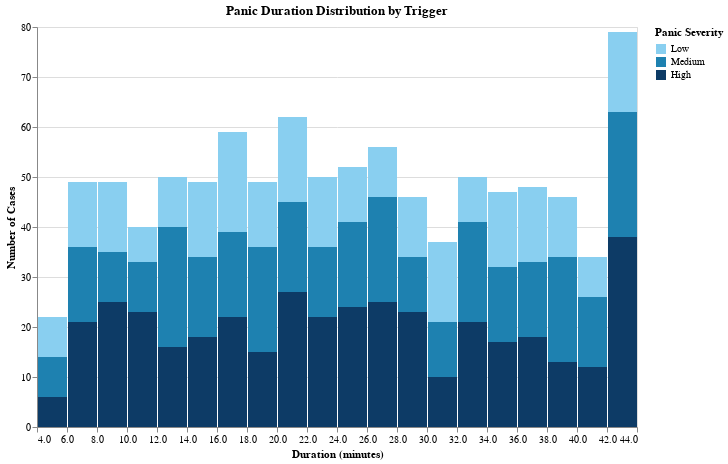

The cell this chart's notebook holds for it:
### Markdown cell above
# Panic Duration by Trigger

### Code cell
# Add "All" to the beginning of the sorted trigger list
trigger_options = ["All"] + sorted(df["Trigger"].unique())

# Set up dropdown with "All" as the default value
trigger_dropdown = alt.binding_select(options=trigger_options, name="Trigger:")
trigger_param = alt.param(bind=trigger_dropdown, name="TriggerSelect", value="All")

# Chart showing all severities, with conditional filtering
chart_all_severities = alt.Chart(df).mark_bar().encode(
    x=alt.X("Duration_Minutes:Q", bin=alt.Bin(maxbins=30), title="Duration (minutes)"),
    y=alt.Y("count():Q", title="Number of Cases"),
    color=alt.Color(
        "Panic_Severity:N",
        title="Panic Severity",
        scale=alt.Scale(
            domain=["Low", "Medium", "High"],
            range=["#89CFF0", "#1E81B0", "#0d3b66"]
        )
    ),
    tooltip=["count()", "Panic_Severity"]
).transform_filter(
    # Show all if 'All' selected, otherwise filter
    (alt.datum.Trigger == trigger_param) | (trigger_param == "All")
).add_params(
    trigger_param
).properties(
    title="Panic Duration Distribution by Trigger",
    width=600,
    height=400
)

chart_all_severities
#chart_all_severities.save("panic_duration_by_trigger.html")

### Figure 1 — Vega-Lite specification as saved in the notebook (floating-point values rounded to 4 significant figures; data arrays with more than 128 entries replaced by an {"elided": "..."} marker saying what was removed)
{"config": {"view": {"continuousWidth": 300, "continuousHeight": 300}}, "data": {"name": "data-238ff2c5d3055f3bdc0fc9a026299b56"}, "mark": {"type": "bar"}, "encoding": {"color": {"field": "Panic_Severity", "scale": {"domain": ["Low", "Medium", "High"], "range": ["#89CFF0", "#1E81B0", "#0d3b66"]}, "title": "Panic Severity", "type": "nominal"}, "tooltip": [{"aggregate": "count", "type": "quantitative"}, {"field": "Panic_Severity", "type": "nominal"}], "x": {"bin": {"maxbins": 30}, "field": "Duration_Minutes", "title": "Duration (minutes)", "type": "quantitative"}, "y": {"aggregate": "count", "title": "Number of Cases", "type": "quantitative"}}, "height": 400, "params": [{"name": "TriggerSelect", "bind": {"input": "select", "options": ["All", "Caffeine", "PTSD", "Phobia", "Social Anxiety", "Stress", "Unknown"], "name": "Trigger:"}, "value": "All"}], "title": "Panic Duration Distribution by Trigger", "transform": [{"filter": "((datum.Trigger === TriggerSelect) || (TriggerSelect === 'All'))"}], "width": 600, "$schema": "https://vega.github.io/schema/vega-lite/v5.20.1.json", "datasets": {"data-238ff2c5d3055f3bdc0fc9a026299b56": {"elided": "974 records"}}}
